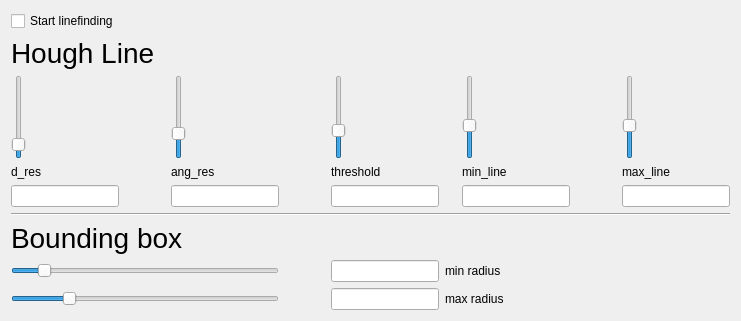
              <widget class="QWidget" name="tab_7">
               <attribute name="title">
                <string>linefind</string>
               </attribute>
               <layout class="QGridLayout" name="gridLayout_4">
                <item row="8" column="6" colspan="2">
                 <widget class="QLabel" name="label_49">
                  <property name="text">
                   <string>max radius</string>
                  </property>
                 </widget>
                </item>
                <item row="4" column="0">
                 <widget class="QLineEdit" name="lineEdit_lf_dr"/>
                </item>
                <item row="8" column="0" colspan="3">
                 <widget class="QSlider" name="slider_bb_maxr">
                  <property name="value">
                   <number>20</number>
                  </property>
                  <property name="orientation">
                   <enum>Qt::Horizontal</enum>
                  </property>
                 </widget>
                </item>
                <item row="2" column="2">
                 <widget class="QSlider" name="slider_lf_ar">
                  <property name="value">
                   <number>26</number>
                  </property>
                  <property name="sliderPosition">
                   <number>26</number>
                  </property>
                  <property name="orientation">
                   <enum>Qt::Vertical</enum>
                  </property>
                 </widget>
                </item>
                <item row="2" column="8">
                 <spacer name="horizontalSpacer_4">
                  <property name="orientation">
                   <enum>Qt::Horizontal</enum>
                  </property>
                  <property name="sizeHint" stdset="0">
                   <size>
                    <width>40</width>
                    <height>20</height>
                   </size>
                  </property>
                 </spacer>
                </item>
                <item row="4" column="1">
                 <spacer name="horizontalSpacer_5">
                  <property name="orientation">
                   <enum>Qt::Horizontal</enum>
                  </property>
                  <property name="sizeHint" stdset="0">
                   <size>
                    <width>40</width>
                    <height>20</height>
                   </size>
                  </property>
                 </spacer>
                </item>
                <item row="2" column="7">
                 <widget class="QSlider" name="slider_lf_minl">
                  <property name="value">
                   <number>37</number>
                  </property>
                  <property name="orientation">
                   <enum>Qt::Vertical</enum>
                  </property>
                 </widget>
                </item>
                <item row="4" column="2">
                 <widget class="QLineEdit" name="lineEdit_lf_ar"/>
                </item>
                <item row="0" column="0" colspan="6">
                 <widget class="QCheckBox" name="checkBox_lf">
                  <property name="text">
                   <string>Start linefinding</string>
                  </property>
                 </widget>
                </item>
                <item row="7" column="0" colspan="3">
                 <widget class="QSlider" name="slider_bb_minr">
                  <property name="value">
                   <number>10</number>
                  </property>
                  <property name="orientation">
                   <enum>Qt::Horizontal</enum>
                  </property>
                 </widget>
                </item>
                <item row="5" column="0" colspan="10">
                 <widget class="Line" name="line_5">
                  <property name="orientation">
                   <enum>Qt::Horizontal</enum>
                  </property>
                 </widget>
                </item>
                <item row="2" column="0">
                 <widget class="QSlider" name="slider_lf_dr">
                  <property name="maximum">
                   <number>500</number>
                  </property>
                  <property name="value">
                   <number>48</number>
                  </property>
                  <property name="sliderPosition">
                   <number>48</number>
                  </property>
                  <property name="orientation">
                   <enum>Qt::Vertical</enum>
                  </property>
                 </widget>
                </item>
                <item row="6" column="0" colspan="5">
                 <widget class="QLabel" name="label_25">
                  <property name="font">
                   <font>
                    <pointsize>21</pointsize>
                   </font>
                  </property>
                  <property name="text">
                   <string>Bounding box</string>
                  </property>
                 </widget>
                </item>
                <item row="3" column="4" colspan="3">
                 <widget class="QLabel" name="label_44">
                  <property name="text">
                   <string>threshold</string>
                  </property>
                 </widget>
                </item>
                <item row="1" column="0" colspan="5">
                 <widget class="QLabel" name="label_24">
                  <property name="font">
                   <font>
                    <pointsize>21</pointsize>
                   </font>
                  </property>
                  <property name="text">
                   <string>Hough Line</string>
                  </property>
                 </widget>
                </item>
                <item row="4" column="7">
                 <widget class="QLineEdit" name="lineEdit_lf_minl"/>
                </item>
                <item row="2" column="4">
                 <widget class="QSlider" name="slider_lf_thr">
                  <property name="value">
                   <number>30</number>
                  </property>
                  <property name="orientation">
                   <enum>Qt::Vertical</enum>
                  </property>
                 </widget>
                </item>
                <item row="3" column="0">
                 <widget class="QLabel" name="label_43">
                  <property name="text">
                   <string>d_res</string>
                  </property>
                 </widget>
                </item>
                <item row="4" column="9">
                 <widget class="QLineEdit" name="lineEdit_lf_maxl"/>
                </item>
                <item row="3" column="9">
                 <widget class="QLabel" name="label_45">
                  <property name="text">
                   <string>max_line</string>
                  </property>
                 </widget>
                </item>
                <item row="7" column="6" colspan="2">
                 <widget class="QLabel" name="label_48">
                  <property name="text">
                   <string>min radius</string>
                  </property>
                 </widget>
                </item>
                <item row="3" column="2">
                 <widget class="QLabel" name="label_41">
                  <property name="text">
                   <string>ang_res</string>
                  </property>
                 </widget>
                </item>
                <item row="7" column="4" colspan="2">
                 <widget class="QLineEdit" name="lineEdit_bb_minr"/>
                </item>
                <item row="2" column="9">
                 <widget class="QSlider" name="slider_lf_maxl">
                  <property name="value">
                   <number>37</number>
                  </property>
                  <property name="orientation">
                   <enum>Qt::Vertical</enum>
                  </property>
                 </widget>
                </item>
                <item row="3" column="7">
                 <widget class="QLabel" name="label_42">
                  <property name="text">
                   <string>min_line</string>
                  </property>
                 </widget>
                </item>
                <item row="4" column="3">
                 <spacer name="horizontalSpacer_2">
                  <property name="orientation">
                   <enum>Qt::Horizontal</enum>
                  </property>
                  <property name="sizeHint" stdset="0">
                   <size>
                    <width>40</width>
                    <height>20</height>
                   </size>
                  </property>
                 </spacer>
                </item>
                <item row="4" column="4" colspan="2">
                 <widget class="QLineEdit" name="lineEdit_lf_thr"/>
                </item>
                <item row="2" column="1">
                 <spacer name="horizontalSpacer">
                  <property name="orientation">
                   <enum>Qt::Horizontal</enum>
                  </property>
                  <property name="sizeHint" stdset="0">
                   <size>
                    <width>40</width>
                    <height>20</height>
                   </size>
                  </property>
                 </spacer>
                </item>
                <item row="8" column="4" colspan="2">
                 <widget class="QLineEdit" name="lineEdit_bb_maxr"/>
                </item>
               </layout>
              </widget>
